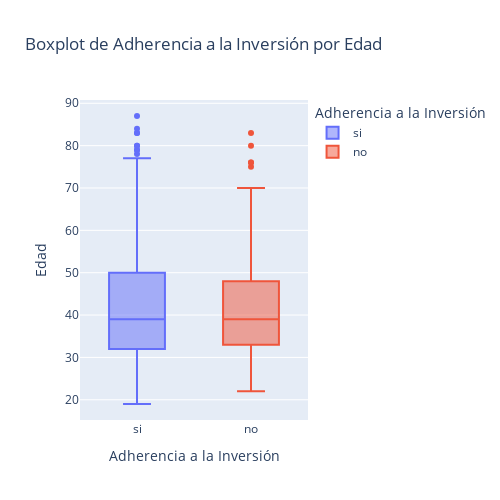

Notebook source saved alongside this figure:
### Markdown cell above
### Variables numéricas

### Code cell
px.box(datos, 
       x="adherencia_inversion",  #x-axis
       y="edad",  #y-axis
       color="adherencia_inversion", # plot another variable 
       title="Boxplot de Adherencia a la Inversión por Edad", 
       labels={"adherencia_inversion": "Adherencia a la Inversión", "edad": "Edad"},
       width=500, height=500)

### Figure 1 — Plotly figure (JSON) as saved in the notebook; plotly's stock layout.template omitted (floating-point values rounded to 4 significant figures; data arrays with more than 128 entries replaced by an {"elided": "..."} marker saying what was removed)
{"data": [{"alignmentgroup": "True", "hovertemplate": "Adherencia a la Inversión=%{x}<br>Edad=%{y}<extra></extra>", "legendgroup": "si", "marker": {"color": "#636efa"}, "name": "si", "notched": false, "offsetgroup": "si", "orientation": "v", "showlegend": true, "type": "box", "x": {"elided": "502 str values"}, "x0": " ", "xaxis": "x", "y": {"elided": "502 int values"}, "y0": " ", "yaxis": "y"}, {"alignmentgroup": "True", "hovertemplate": "Adherencia a la Inversión=%{x}<br>Edad=%{y}<extra></extra>", "legendgroup": "no", "marker": {"color": "#EF553B"}, "name": "no", "notched": false, "offsetgroup": "no", "orientation": "v", "showlegend": true, "type": "box", "x": {"elided": "766 str values"}, "x0": " ", "xaxis": "x", "y": {"elided": "766 int values"}, "y0": " ", "yaxis": "y"}], "layout": {"boxmode": "overlay", "height": 500, "legend": {"title": {"text": "Adherencia a la Inversión"}, "tracegroupgap": 0}, "title": {"text": "Boxplot de Adherencia a la Inversión por Edad"}, "width": 500, "xaxis": {"anchor": "y", "categoryarray": ["si", "no"], "categoryorder": "array", "domain": [0, 1], "title": {"text": "Adherencia a la Inversión"}}, "yaxis": {"anchor": "x", "domain": [0, 1], "title": {"text": "Edad"}}}}
